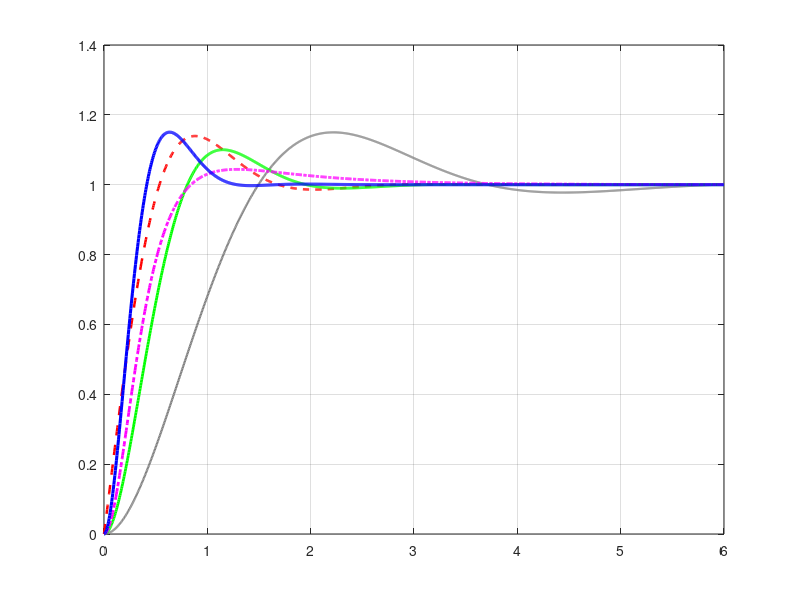

MATLAB code for this plot: (Note: this script raises an error after producing the figure.)
% =========================================================================
% compare_all_controllers.m
% Complete comparison of all 5 controller configurations:
% 1. Proportional (P-only, K = 41.3)
% 2. PD with Derivative on Error (Kp = 173, Kd = 34.6)
% 3. PD with Derivative on Output (Kp = 173, Kd = 10.99)
% 4. Scheduled PD (Knear = 60, Kfar = 300, Kd = 15)
% 5. Lead Compensator (K = 173, alpha = 0.283, T = 0.419)
% =========================================================================

clear; clc; close all

s = tf('s');
c = 0.0662;  c2 = 0.2083;  am = 1.71;  kpot = 0.318;
t = 0:0.005:6;

%% 1. Linear Closed-Loop Transfer Functions
% Case 1: P-only (K = 41.3)
T_p = feedback(41.3 * c / (s*(s + am)), 1);

% Case 2: PD on Error (Kp = 173, Kd = 34.6)
T_pd_err = c * (173 + 34.6*s) / (s^2 + (am + c*34.6)*s + c*173);

% Case 3: PD on Output (Kp = 173, Kd = 10.99)
T_pd_out = c * 173 / (s^2 + (am + c2*10.99)*s + c*173);

% Case 5: Lead Compensator (K = 173, alpha = 0.283, T = 0.419)
alpha = 0.283;  T = 0.419;
Gc = (T*s + 1) / (alpha*T*s + 1);
T_lead = feedback(173 * Gc * (c / (s*(s + am))), 1);

%% 2. Step Responses
[y_p, ~]      = step(T_p, t);
[y_pd_err, ~] = step(T_pd_err, t);
[y_pd_out, ~] = step(T_pd_out, t);
[y_lead, ~]   = step(T_lead, t);

%% 3. Scheduled PD (Nonlinear ODE Simulation from report Section 8)
Knear = 60;  Kfar = 300;  Kd_sch = 15;  V0 = 0.318;
Kfun = @(ve) Knear + (Kfar - Knear) * min(abs(ve)/V0, 1);
ve = @(Y) kpot * (1 - Y);
f  = @(t_in, x) [x(2); -am*x(2) + c2*( Kfun(ve(x(1)))*ve(x(1)) - Kd_sch*x(2) )];
opts = odeset('RelTol', 1e-8, 'AbsTol', 1e-10, 'MaxStep', 0.005);
[~, x_sch] = ode45(f, t, [0; 0], opts);
y_sch = x_sch(:, 1);

%% 4. Performance Metrics Calculation
responses = {y_p, y_pd_err, y_pd_out, y_sch, y_lead};
names = {'1. P only (K=41.3)', ...
         '2. PD on Error', ...
         '3. PD on Output', ...
         '4. Scheduled PD', ...
         '5. Lead Compensator'};

fprintf('=========================================================================\n');
fprintf('  CONTROLLER PERFORMANCE COMPARISON TABLE (1 V STEP RESPONSE)\n');
fprintf('=========================================================================\n');
fprintf('%-24s %-12s %-14s %-12s\n', 'Controller', 'Overshoot(%)', 'Settling Ts(s)', 'Peak Time(s)');
fprintf('-------------------------------------------------------------------------\n');

for i = 1:5
    y = responses{i};
    os = max(0, (max(y) - 1) * 100);
    idx_settled = find(abs(y - 1) > 0.02, 1, 'last');
    if isempty(idx_settled)
        ts = 0;
    else
        ts = t(idx_settled);
    end
    [~, idx_pk] = max(y);
    tp = t(idx_pk);
    fprintf('%-24s %6.1f %%       %5.2f s        %5.2f s\n', names{i}, os, ts, tp);
end
fprintf('=========================================================================\n\n');

%% 5. Plot Comparison
fig = figure('Position', [100, 100, 950, 550], 'Visible', 'off');
plot(t, y_p,      'Color', [0.5 0.5 0.5], 'LineWidth', 1.6, 'DisplayName', '1. P only (K = 41.3)'); hold on; grid on;
plot(t, y_pd_err, 'r--',                  'LineWidth', 1.8, 'DisplayName', '2. PD on Error (Kp=173, Kd=34.6)');
plot(t, y_pd_out, 'g-',                   'LineWidth', 2.0, 'DisplayName', '3. PD on Output (Kp=173, Kd=10.99)');
plot(t, y_sch,    'm-.',                  'LineWidth', 2.0, 'DisplayName', '4. Scheduled PD (60 \to 300, Kd=15)');
plot(t, y_lead,   'b-',                   'LineWidth', 2.2, 'DisplayName', '5. Lead Compensator (K=173, \alpha=0.28)');

yline(1.0, 'k:', 'LineWidth', 1.2, 'DisplayName', 'Reference (1 V)');
xlabel('Time (s)', 'FontSize', 11);
ylabel('Antenna Position Y (V)', 'FontSize', 11);
title('Comparison of All 5 Feedback Controllers (Antenna Azimuth Position Servo)', 'FontSize', 12);
legend('Location', 'southeast', 'FontSize', 10);
xlim([0, 5]); ylim([0, 1.25]);

scriptDir = fileparts(mfilename('fullpath'));
figDir = fullfile(scriptDir, '..', 'figures');
if ~exist(figDir, 'dir'), mkdir(figDir); end
figPath = fullfile(figDir, 'all_controllers_comparison.png');

saveas(fig, figPath);
fprintf('Comparison plot saved to %s\n', figPath);
